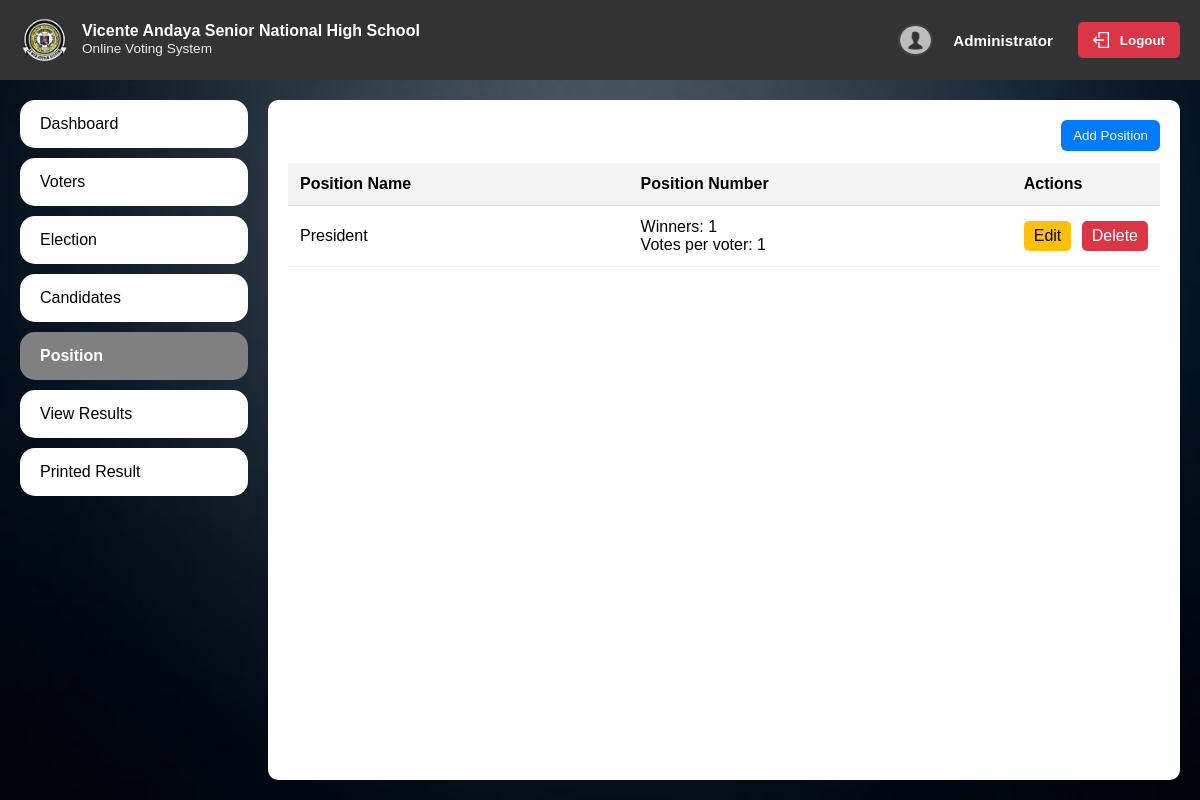
Page /admin/position on the committed database.
### run.py (models this page shows)
class Position(db.Model):
    id = db.Column(db.Integer, primary_key=True)
    title = db.Column(db.String(200), nullable=False)
    description = db.Column(db.Text, nullable=True)
    max_winners = db.Column(db.Integer, nullable=False, default=1)
    votes_allowed = db.Column(db.Integer, nullable=False, default=1)

### run.py (the view, shortened to what this page needs)
@app.route('/admin/position', methods=['GET', 'POST'])
def admin_position():
    positions = Position.query.order_by(Position.id.asc()).all()
    elections = Election.query.order_by(Election.start_date.desc()).all()
    return render_template('admin/position.html', positions=positions, elections=elections)

### templates/admin/position.html (shortened to what this page needs)
<!DOCTYPE html>
<html lang="en">
<head>
</head>
<body>
    {% include 'partials/admin_navbar.html' %}
    <div class="main">
        <div class="left">
            <a href="{{ url_for('admin_dashboard') }}">Dashboard</a>
            <a href="{{ url_for('admin_voters') }}">Voters</a>
            <a href="{{ url_for('admin_elections') }}">Election</a>
            <a href="{{ url_for('admin_candidates') }}">Candidates</a>
            <a href="{{ url_for('admin_position') }}" class="active">Position</a>
            <a href="#">View Results</a>
            <a href="#">Printed Result</a>
        </div>
        <div class="right">
            <div class="position-list">
                <div style="display:flex; justify-content: flex-end; margin-bottom: 12px;">
                    <button id="openPositionModal" style="padding: 8px 12px; background: #007bff; color: white; border: none; border-radius: 6px; cursor: pointer;">Add Position</button>
                </div>
                <table class="data-table">
                    <thead>
                        <tr>
                            <th>Position Name</th>
                            <th>Position Number</th>
                            <th class="actions-col">Actions</th>
                        </tr>
                    </thead>
                    <tbody>
                        {% if positions and positions|length > 0 %}
                            {% for p in positions %}
                                    <tr>
                                        <td>{{ p.title }}</td>
                                        <td>
                                            <div>Winners: {{ p.max_winners }}</div>
                                            <div>Votes per voter: {{ p.votes_allowed }}</div>
                                        </td>
                                        <td class="actions-col">
                                            <a href="#" class="btn-edit" data-id="{{ p.id }}" data-title="{{ p.title|e }}" data-description="{{ p.description|e if p.description else '' }}" data-max_winners="{{ p.max_winners }}" data-votes_allowed="{{ p.votes_allowed }}" style="padding:6px 10px; background:#ffc107; color:#000; text-decoration:none; border-radius:5px; margin-right:6px;">Edit</a>
                                            <a href="#" class="btn-delete" data-id="{{ p.id }}" style="padding:6px 10px; background:#dc3545; color:#fff; text-decoration:none; border-radius:5px;">Delete</a>
                                        </td>
                                    </tr>
                            {% endfor %}
                        {% else %}
                            <tr><td colspan="3">No positions defined.</td></tr>
                        {% endif %}
                    </tbody>
                </table>
            </div>
        </div>
    </div>
</body>
</html>

### rows in the picture
Position: title "President", max_winners "1", votes_allowed "1"
